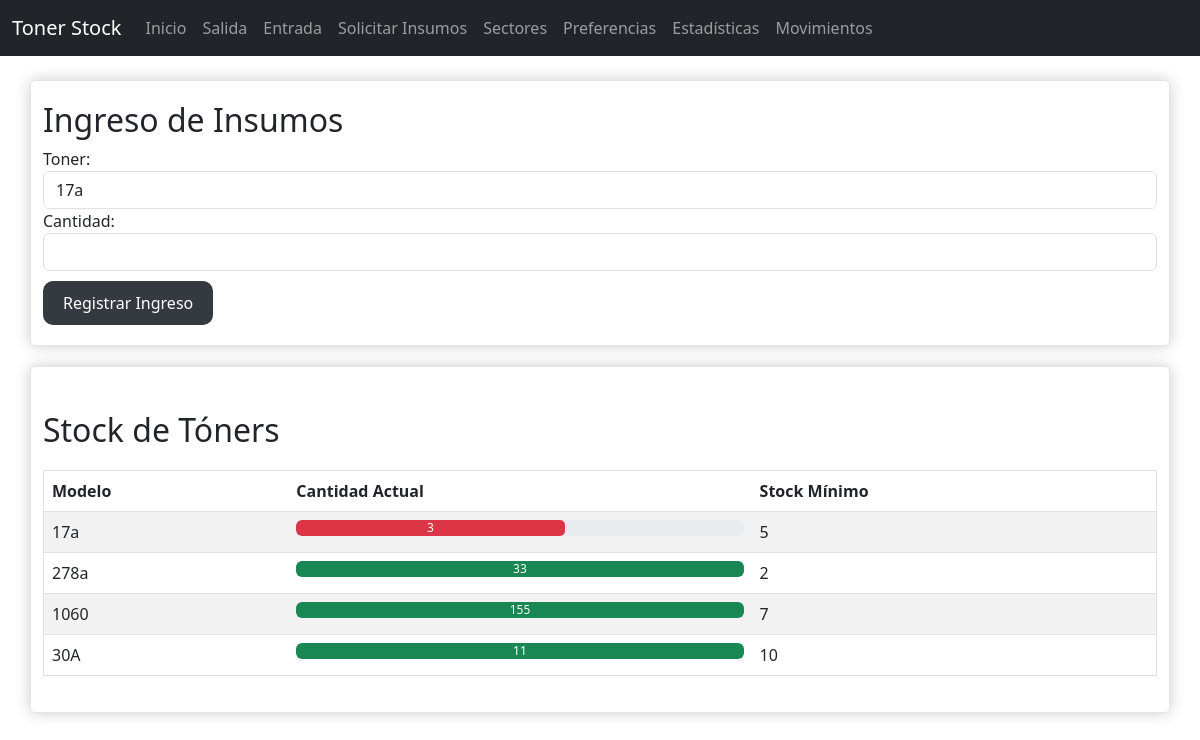
The page /entrada_insumo on the database as committed earlier.
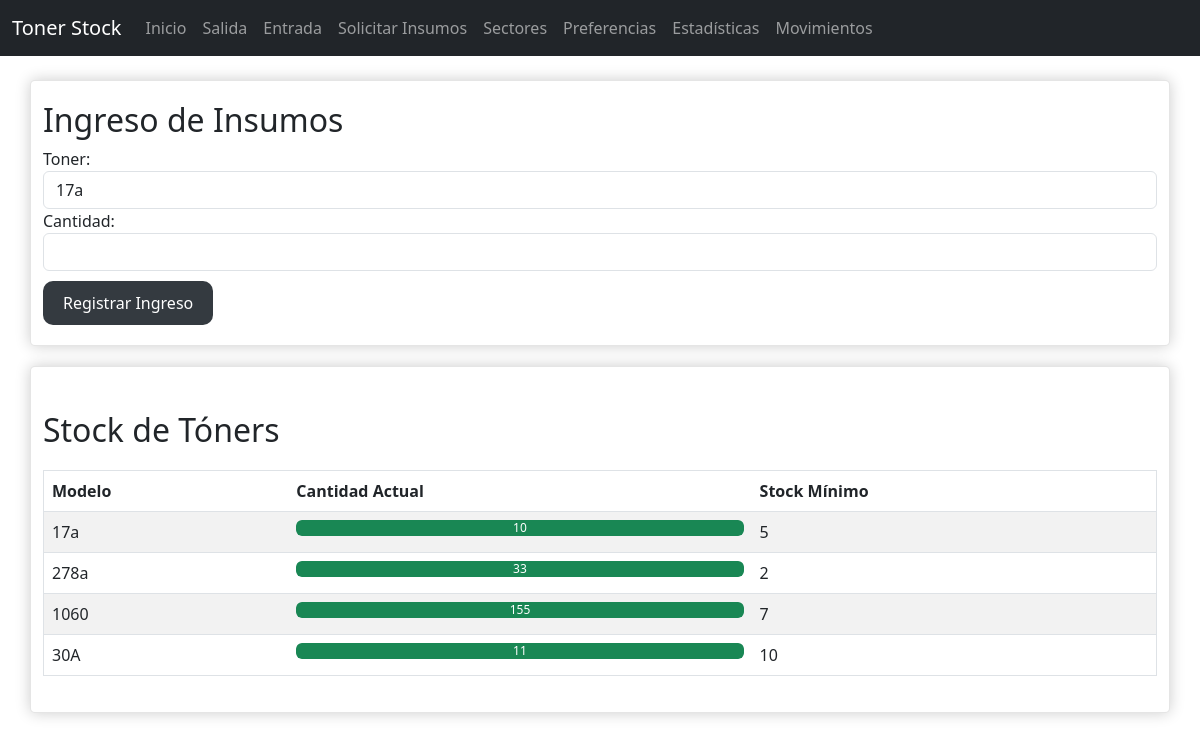
The same page on the database as committed later.
### src/models.py (models this page shows)
class Toner(db.Model):
    id = db.Column(db.Integer, primary_key=True)
    modelo = db.Column(db.String(64), unique=True, nullable=False)
    cantidad_actual = db.Column(db.Integer, nullable=False)

class Preferences(db.Model):
    id = db.Column(db.Integer, primary_key=True)
    min_stock = db.Column(db.Integer, nullable=False)
    proveedor_email = db.Column(db.String(120), nullable=False)
    toner_id = db.Column(db.Integer, db.ForeignKey('toner.id'), nullable=False)
    toner = db.relationship('Toner', backref=db.backref('preferences', uselist=False))

### src/app.py (the view, shortened to what this page needs)
@app.route('/entrada_insumo', methods=['GET','POST'])
def entrada_insumo():
    return render_template('entrada_insumo.html', toners= all_toners())

### src/controlers/tonercontroler.py (called while the page is built)
def all_toners():
    return Toner.query.all()

### src/templates/entrada_insumo.html (shortened to what this page needs)
{% extends "base.html" %}
{% block content %}
<div class="container">
    <h2>Ingreso de Insumos</h2>
    <form action="{{ url_for('entrada_insumo') }}" method="post">
        <div class="form-group">
            <label for="toner_id">Toner:</label>
            <select name="toner_id" id="toner_id" class="form-control">
                {% for toner in toners %}
                    <option value="{{ toner.id }}">{{ toner.modelo }}</option>
                {% endfor %}
            </select>
        </div>
        <div class="form-group">
            <label for="cantidad">Cantidad:</label>
            <input type="number" name="cantidad" id="cantidad" class="form-control">
        </div>
        <button type="submit" class="btn btn-dark">Registrar Ingreso</button>
    </form>
</div>
<div class="container">
    {% include "stock.html" %}
</div>
{% endblock %}

### src/templates/stock.html
<div>
    <h2 class="mt-4">Stock de Tóners</h2>
        <table class="table table-striped">
            <thead>
                <tr>
                    <th>Modelo</th>
                    <th>Cantidad Actual</th>
                    <th>Stock Mínimo</th>
                </tr>
            </thead>
            <tbody>
                {% for toner in toners %}
                {% set width = (toner.cantidad_actual / toner.preferences.min_stock) * 100 %}
                <tr>
                    <td>{{ toner.modelo }}</td>
                    <td>
                        <div class="progress">
                            <div class="progress-bar {% if toner.cantidad_actual < toner.preferences.min_stock %}bg-danger{% else %}bg-success{% endif %}"
                                role="progressbar"
                                style="width: {{ width }}%"
                                aria-valuenow="{{ toner.cantidad_actual }}"
                                aria-valuemin="0"
                                aria-valuemax="{{ toner.preferences.min_stock }}">
                                {{ toner.cantidad_actual }}
                            </div>
                        </div>
                    </td>
                    <td>{{ toner.preferences.min_stock }}</td>
                </tr>
                {% endfor %}
            </tbody>
        </table>
</div>

Rows that differ between the two databases and show on the page:
changed Toner (number 1 of 4 on the later page): cantidad_actual "3" → "10"
